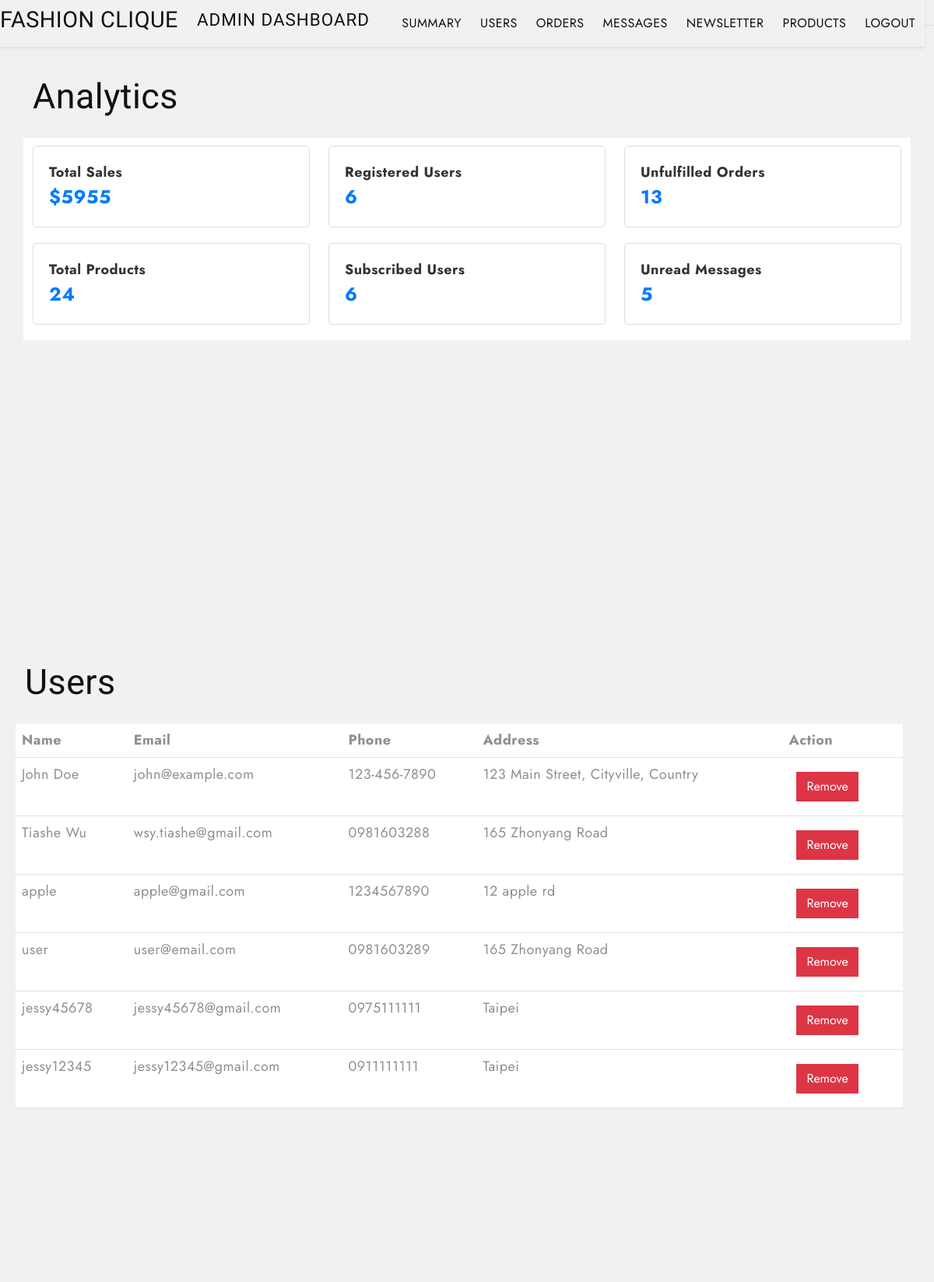
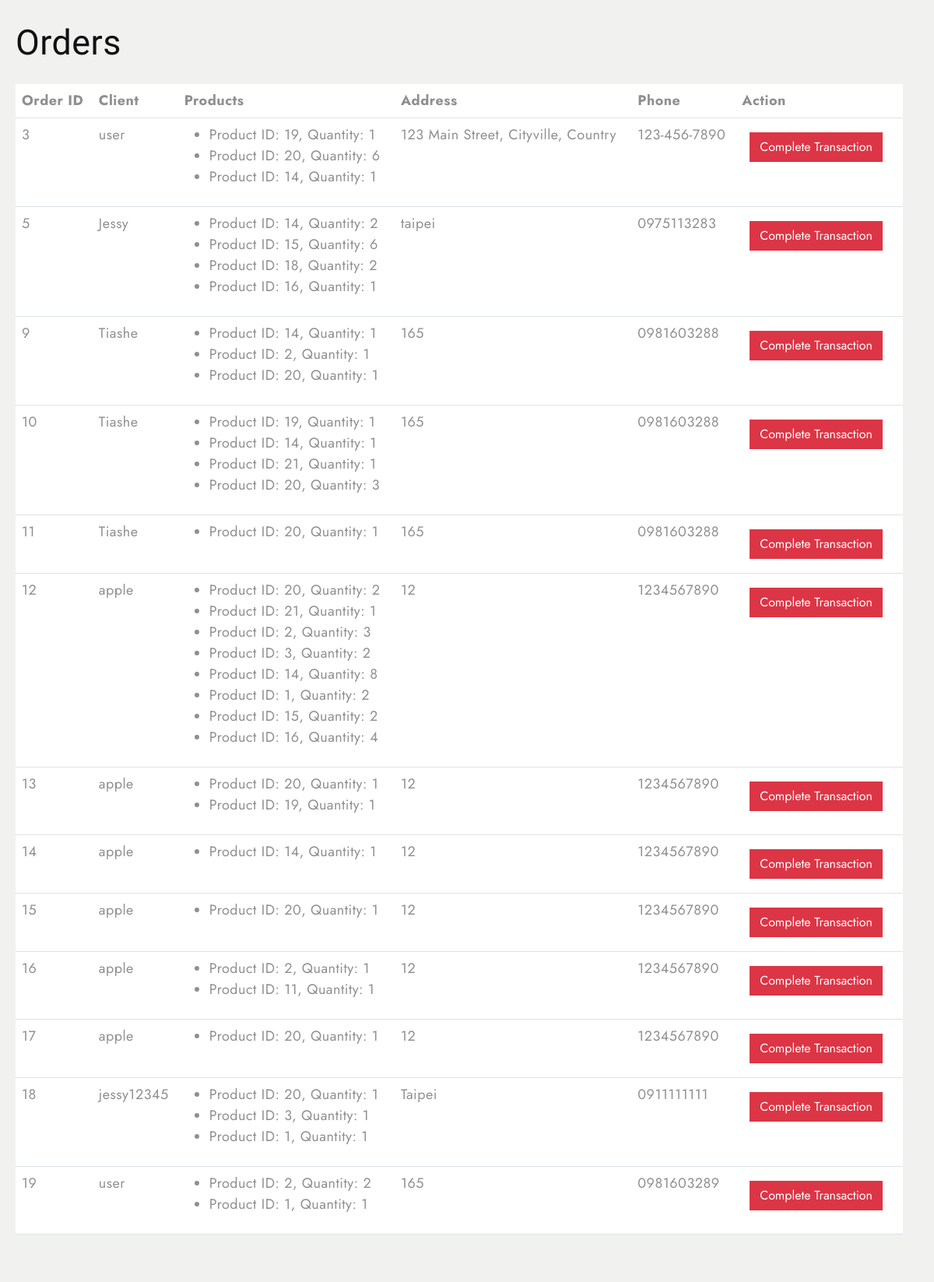
/dashboard (upper part), run on the app's committed database (2 pictures, top to bottom).
### tables this page shows
CREATE TABLE users (id INTEGER PRIMARY KEY AUTOINCREMENT, user_id INTEGER, username TEXT NOT NULL UNIQUE, password TEXT NOT NULL, email TEXT NOT NULL UNIQUE, phone TEXT, address TEXT);

CREATE TABLE orders (id INTEGER PRIMARY KEY AUTOINCREMENT, client_id INTEGER NOT NULL, client TEXT, products TEXT NOT NULL, total INTEGER, address TEXT NOT NULL, phone TEXT NOT NULL, created_at DATETIME DEFAULT CURRENT_TIMESTAMP, fulfilled TEXT, FOREIGN KEY (client_id) REFERENCES users (id));

### app.py (the view)
@app.route('/dashboard')
def dashboard():
    conn = get_db_connection()
    users = conn.execute('SELECT * FROM users').fetchall()
    orders = conn.execute('SELECT * FROM orders WHERE fulfilled="false"').fetchall()
    orders_new = []
    for row in orders:  # Iterate over the rows in the 'orders' list
        products_str = row[3]  # row[2] contains the products field as a JSON string
        if products_str and products_str.strip():  # Only try to parse if there's content
            try:
                products = json.loads(products_str)
            except json.JSONDecodeError:
                print(f"Error parsing products for order ID {row[0]}: {products_str}")
                products = []  # Default to empty list if JSON is invalid
        else:
            products = []  # Default to empty list if products field is empty or null
        orders_new.append({
            'id': row[0],
            'client': row[2],
            'products': products,
            'address': row[5],
            'phone': row[6],
            'created_at': row[7],
            'fulfilled': row[8]
        })
    messages = conn.execute('SELECT * FROM messages WHERE seen="false"').fetchall()
    newsletter = conn.execute('SELECT * FROM newsletter').fetchall()
    products = conn.execute('SELECT * FROM products').fetchall()
    total_sales = conn.execute('''
        SELECT SUM(total) AS total_sales FROM orders
    ''').fetchone()
    total_users = conn.execute('SELECT COUNT(*) AS total_users FROM users').fetchone()
    total_subscribed_users = conn.execute('SELECT COUNT(*) AS total_subscribed FROM newsletter').fetchone()
    total_products = conn.execute('SELECT COUNT(*) AS total_products FROM products').fetchone()
    unread_messages = conn.execute('SELECT COUNT(*) AS unread_messages FROM messages WHERE seen="false"').fetchone()
    unfulfilled_Orders = conn.execute('SELECT COUNT(*) AS total_unfulfilled_orders FROM orders WHERE fulfilled="false"').fetchone()
    conn.close()
    return render_template('admin.html', users=users, orders=orders_new, messages=messages,
                           newsletter=newsletter, products=products,
                           total_sales=total_sales['total_sales'] or 0,
                           total_users=total_users['total_users'] or 0,
                           total_subscribed_users=total_subscribed_users['total_subscribed'] or 0,
                           total_products=total_products['total_products'] or 0,
                           unread_messages=unread_messages['unread_messages'] or 0,
                           unfulfilled_Orders=unfulfilled_Orders['total_unfulfilled_orders'] or 0)

### app.py (called while the page is built)
def get_db_connection():
    conn = sqlite3.connect(DB_PATH)
    conn.row_factory = sqlite3.Row  # So that we can access columns by name
    return conn

### templates/admin.html (shortened to what this page needs)
<!DOCTYPE html>
<html lang="en">
  <head>
    <link
      href="https://cdn.jsdelivr.net/npm/bootstrap@5.3.0-alpha3/dist/css/bootstrap.min.css"
      rel="stylesheet"
    />
    <link
      rel="stylesheet"
      type="text/css"
      href="{{ url_for('static', filename='css/vendor.css') }}"
    />
    <link
      rel="stylesheet"
      href="https://cdn.jsdelivr.net/npm/swiper@9/swiper-bundle.min.css"
    />
    <link
      rel="stylesheet"
      type="text/css"
      href="{{ url_for('static', filename='css/style.css') }}"
    />
  </head>
  <body class="homepage">
    <nav
      class="navbar navbar-expand-lg bg-light text-uppercase fs-6 p-3 fixed-top border-bottom align-items-center"
    >
      <div class="container-fluid">
        <div class="row justify-content-between align-items-center w-100 fixed-top shadow-sm py-2 bg-light">
            <div class="col-auto d-flex align-items-center gap-4">
              <h4>FASHION CLIQUE</h4>
              <h5>Admin Dashboard</h5>
               </div>
              <div class="col-auto">
              <ul class="navbar-nav d-flex flex-row gap-4 col">
                <li class="nav-item">
                  <a class="nav-link-active" href="#summary">Summary</a>
                </li>
                <li class="nav-item">
                  <a class="nav-link-active" href="#users">Users</a>
                </li>
                <li class="nav-item">
                  <a class="nav-link-active" href="#orders">Orders</a>
                </li>
                <li class="nav-item">
                  <a class="nav-link-active" href="#messages">Messages</a>
                </li>
                <li class="nav-item">
                  <a class="nav-link-active" href="#newsletter">Newsletter</a>
                </li>
                <li class="nav-item">
                  <a class="nav-link-active" href="#products">Products</a>
                </li>
                <li class="nav-item">
                  <a class="nav-link-active" href="/login_P">Logout</a>
                </li>
              </ul>
            </div>
          </div>
      </div>
    </nav>
    <section id="summary" class="contact-section py-5 bg-light" style="min-height:100vh;">
        <div class="container mt-5 ">
          <h3>Analytics</h3>
            <div class="row bg-white " >
                <div class="col-md-4 " style="margin-top:10px;">
                    <div class="panel" >
                        <div class="panel-heading">Total Sales</div>
                        <div class="panel-body">${{ total_sales }}</div>
                    </div>
                </div>
                <div class="col-md-4" style="margin-top:10px;">
                    <div class="panel">
                        <div class="panel-heading">Registered Users</div>
                        <div class="panel-body">{{ total_users }}</div>
                    </div>
                </div>
                <div class="col-md-4" style="margin-top:10px;">
                    <div class="panel">
                        <div class="panel-heading">Unfulfilled Orders</div>
                        <div class="panel-body">{{ unfulfilled_Orders}}</div>
                    </div>
                </div>
            </div>
            <div class="row bg-white">
                <div class="col-md-4">
                    <div class="panel">
                        <div class="panel-heading">Total Products</div>
                        <div class="panel-body">{{ total_products }}</div>
                    </div>
                </div>
                <div class="col-md-4">
                    <div class="panel">
                        <div class="panel-heading">Subscribed Users</div>
                        <div class="panel-body">{{ total_subscribed_users }}</div>
                    </div>
                </div>
                <div class="col-md-4">
                    <div class="panel">
                        <div class="panel-heading">Unread Messages</div>
                        <div class="panel-body">{{ unread_messages }}</div>
                    </div>
                </div>
            </div>
        </div>
    </section>
    <section id="users" class="contact-section py-5 bg-light" style="min-height:100vh;">
        <div class="row" style="margin-left: 20px; width:95vw;">
              <h3>Users</h3>
              <table class="table bg-white">
                <thead>
                  <tr>
                    <th>Name</th>
                    <th>Email</th>
                    <th>Phone</th>
                    <th>Address</th>
                    <th>Action</th>
                  </tr>
                </thead>
                <tbody>
                  {% for user in users %}
                  <tr>
                    <td>{{ user.username }}</td>
                    <td> {{ user.email }}</td>
                    <td>{{ user.phone }}</td>
                    <td>{{ user.address }}</td>
                    <td>
                      <button class="btn btn-danger" onclick="removeUser({{ user.user_id }}, this)">Remove</button>
                    </td>
                  </tr>
                  {% endfor %}
                </tbody>
              </table>
            </section>
            <section id="orders"class="contact-section py-5 bg-light" style="min-height:100vh;">
              <h3 style="margin-left: 20px;">Orders</h3>
              <table class="table bg-white" style="margin-left: 20px; width:95vw;">
                <thead>
                  <tr>
                    <th>Order ID</th>
                    <th>Client</th>
                    <th>Products</th>
                    <th>Address</th>
                    <th>Phone</th>
                    <th>Action</th>
                  </tr>
                </thead>
                <tbody>
                  {% for order in orders %}
                  <tr>
                    <td>{{ order.id }}</td>
                    <td>{{ order.client }}</td>
                    <td>
                      <ul>
                        {% for product in order.products %}
                        <li>Product ID: {{ product.product_id }}, Quantity: {{ product.quantity }}</li>
                      {% endfor %}
                      </ul>
                  </td>
                    <td>{{ order.address }}</td>
                    <td>{{ order.phone }}</td>
                    <td>
                      <button class="btn btn-danger" onclick="updateOrder({{ order.id }}, this)">Complete Transaction</button>
                    </td>
                  </tr>
                  {% endfor %}
                </tbody>
              </table>
              </section>
  </body>
</html>

### static/css/style.css (style rules this page uses)
body { --heading-font: "Marcellus", Roboto, sans-serif; --heading-font-weight: 400; --heading-color: #111; --heading-line-height: 1.24; --swiper-theme-color: #8c907e; --bs-body-font-family: "Jost", Roboto, sans-serif; --bs-body-font-size: 18px; --bs-body-font-weight: 400; --bs-body-line-height: 1.5; --bs-body-color: #8f8f8f; --bs-body-color-rgb: 143, 143, 143; --bs-primary: #8c907e; --bs-secondary: #6c757d; --bs-black: #111; --bs-light: #f1f1f0; --bs-dark: #212529; --bs-gray: #9aa1a7; --bs-gray-dark: #51565b; --bs-primary-rgb: 140, 144, 126; --bs-secondary-rgb: 108, 117, 125; --bs-black-rgb: 17, 17, 17; --bs-light-rgb: 241, 241, 240; --bs-dark-rgb: 33, 37, 41; --bs-link-color: #111; --bs-link-color-rgb: 17, 17, 17; --bs-link-decoration: underline; --bs-link-hover-color: #111; --bs-link-hover-color-rgb: 17, 17, 17; }
body { letter-spacing: 0.03rem; }
h1, .h1, h2, .h2, h3, .h3, h4, .h4, h5, .h5, h6, .h6 { font-family: var(--heading-font); font-weight: var(--heading-font-weight); color: var(--heading-color); line-height: var(--heading-line-height); }
h1, h2, h3 { margin: 25px 0; }
h5, h6 { letter-spacing: 1px; }
h3, .h3 { font-size: 2.8rem; }
h4, .h4 { font-size: 1.8rem; }
h5, .h5 { font-size: 1.4rem; }
a { text-decoration: none; }
.container-fluid { max-width: 1800px; }
.btn { --bs-btn-border-radius: 0; }
button { cursor: pointer; margin: 10px; }
.navbar.fixed-top { transition: background-color 0.6s ease-out; }
.panel { border: 1px solid #ddd; padding: 20px; border-radius: 5px; margin-bottom: 20px; }
.panel-heading { font-size: 18px; font-weight: bold; color: #333; }
.panel-body { font-size: 24px; font-weight: bold; color: #007bff; }

### data on the page
users: username "John Doe", email "john@example.com", phone "123-456-7890", address "123 Main Street, Cityville, Country"
users: username "Tiashe Wu", email "wsy.tiashe@gmail.com", phone "0981603288", address "165 Zhonyang Road"
users: username "apple", email "apple@gmail.com", phone "1234567890", address "12 apple rd"
users: username "user", email "user@email.com", phone "0981603289", address "165 Zhonyang Road"
users: username "jessy45678", email "jessy45678@gmail.com", phone "0975111111", address "Taipei"
users: username "jessy12345", email "jessy12345@gmail.com", phone "0911111111", address "Taipei"
orders: id "3", client "user", product_id "19" "20" "14", quantity "1" "6" "1", address "123 Main Street, Cityville, Country", phone "123-456-7890"
orders: id "5", client "Jessy", product_id "14" "15" "18" "16", quantity "2" "6" "2" "1", address "taipei", phone "0975113283"
orders: id "9", client "Tiashe", product_id "14" "2" "20", quantity "1" "1" "1", address "165", phone "0981603288"
orders: id "10", client "Tiashe", product_id "19" "14" "21" "20", quantity "1" "1" "1" "3", address "165", phone "0981603288"
orders: id "11", client "Tiashe", product_id "20", quantity "1", address "165", phone "0981603288"
orders: id "12", client "apple", product_id "20" "21" "2" "3" "14" "1" "15" "16", quantity "2" "1" "3" "2" "8" "2" "2" "4", address "12", phone "1234567890"
orders: id "13", client "apple", product_id "20" "19", quantity "1" "1", address "12", phone "1234567890"
orders: id "14", client "apple", product_id "14", quantity "1", address "12", phone "1234567890"
orders: id "15", client "apple", product_id "20", quantity "1", address "12", phone "1234567890"
orders: id "16", client "apple", product_id "2" "11", quantity "1" "1", address "12", phone "1234567890"
orders: id "17", client "apple", product_id "20", quantity "1", address "12", phone "1234567890"
orders: id "18", client "jessy12345", product_id "20" "3" "1", quantity "1" "1" "1", address "Taipei", phone "0911111111"
orders: id "19", client "user", product_id "2" "1", quantity "2" "1", address "165", phone "0981603289"

### other printed values
{{ total_sales }} "5955"
{{ total_users }} "6"
{{ unfulfilled_Orders }} "13"
{{ total_products }} "24"
{{ total_subscribed_users }} "6"
{{ unread_messages }} "5"
